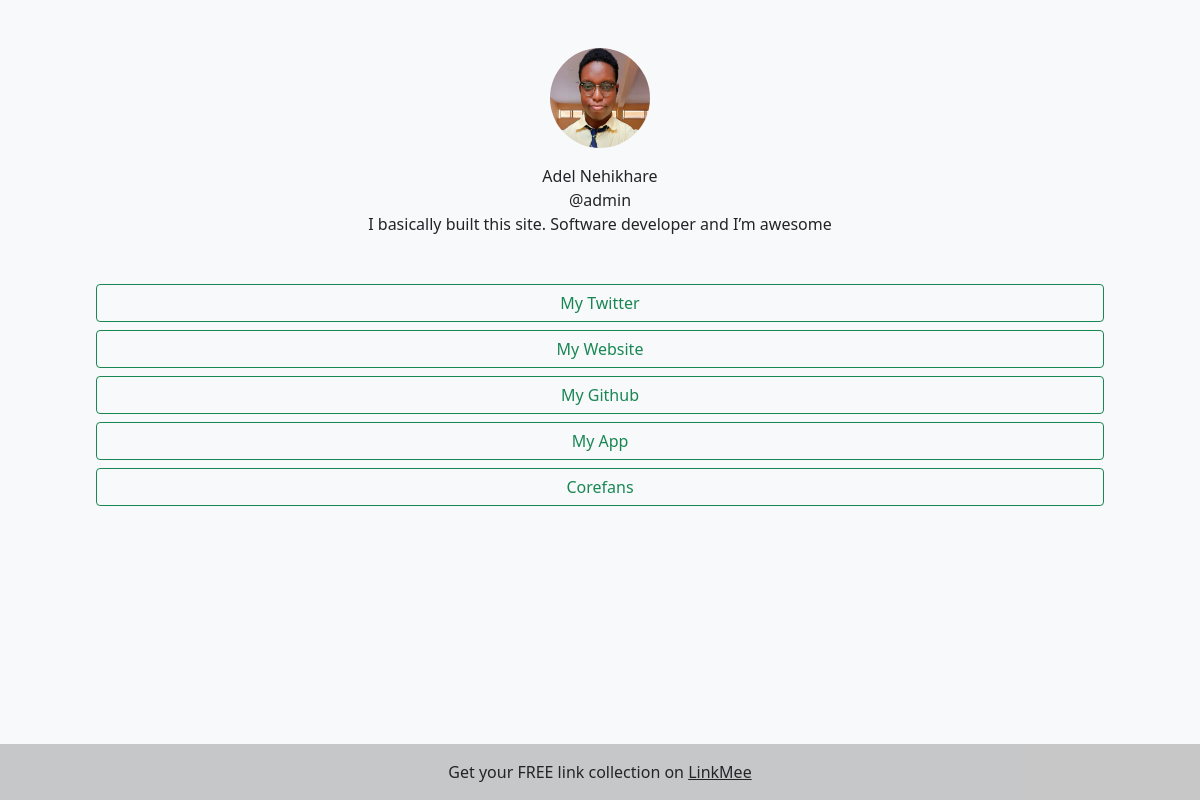
Page /adel (signed in) on the committed database.
### mainapp/models.py (models this page shows, shortened)
class Page(models.Model):
    name = models.CharField(max_length=45)
    bio = models.CharField(max_length=255)
    image = models.FileField(upload_to='uploads/', null=True)
    views = models.IntegerField(default=0, blank=True)
    owner = models.OneToOneField(User, on_delete=models.CASCADE, related_name='page')

class Link(models.Model):
    title = models.CharField(max_length=45)
    url = models.CharField(max_length=75)
    count = models.IntegerField(default=0)
    page = models.ForeignKey(Page, on_delete=models.CASCADE, related_name='links')

### mainapp/views.py (the view)
# urls.py: path('<str:username>', views.viewpage, name='viewpage'),
def viewpage(request, username):
    user = User.objects.get(username=username)
    page = Page.objects.get(owner=user)
    links = Link.objects.filter(page=page)
    context = {'title' : f'{page.name} Links',
                'page' : page,
                'links' : links}
    return render(request, 'viewpage.html', context)

### mainapp/templates/viewpage.html (shortened to what this page needs)
<!DOCTYPE html>
<html lang="en">
<head>
    <link href="https://cdn.jsdelivr.net/npm/bootstrap@5.1.3/dist/css/bootstrap.min.css" rel="stylesheet">
</head>
<body class="text-center p-5 bg-light">
    <div class="justify-content-center mb-5">
        {% if page.image %}
        <img class="mb-3 rounded-circle" src="{{page.image.url}}" width="100" height="100">
        {% else %}
        <img class="mb-3" src="https://www.pngplay.com/wp-content/uploads/12/User-Avatar-Profile-PNG-Pic-Clip-Art-Background.png" width="100" height="100">
        {% endif %}
        <p class="mx-md-5">{{ page.name }}<br>@{{ user.username }}<br>{{ page.bio }}</p>
    </div>
    <div class="justify-content-center px-md-5 mt-4">
        {% for link in links %}
        <a href="{{ link.url }}" class="btn btn-outline-success w-100 mb-2">{{link.title}}</a>
        {% empty %}
        <h3>{{ page.name }} has no links</h3>
        {% endfor %}
    </div>
    <footer class="bg-light text-center text-lg-start">
        <div class="text-center p-3 fixed-bottom" style="background-color: rgba(0, 0, 0, 0.2);">
          Get your FREE link collection on
          <a class="text-dark" href="#">LinkMee</a>
        </div>
      </footer>
</body>
</html>

### rows in the picture
Page: image (picture), name "Adel Nehikhare", bio "I basically built this site. Software developer and I’m awesome"
Link: title "My Twitter"
Link: title "My Website"
Link: title "My Github"
Link: title "My App"
Link: title "Corefans"

### other values in the picture
{{ user.username }} "admin"
